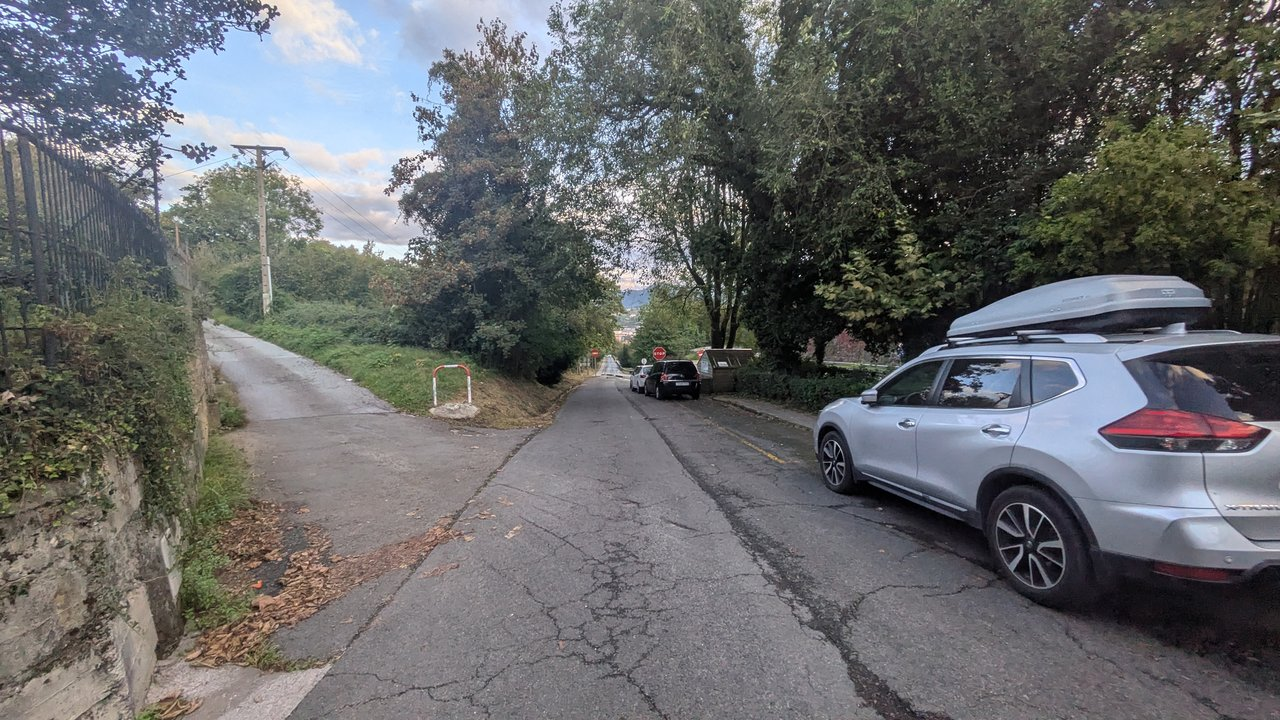
#> input picture docs/video/overlay/shots/photo.jpg, 1280 x 720 px, given in place of photo.png, which was not available
$ python -i erase_compare.py   (imports and definitions only)
#> lines starting #> are read from the running program, lines starting #| are printed output that depends on the picture; pictures that were not available may be replaced by others from this repository, and a replacement may not be noted
"""Side-by-side sheet of object removal: the photo, LaMa (bg_prepare.py background.png) and Qwen-Image-Edit
(erase_qwen.py background_qwen.png), one row per photo, the erase mask outlined on the photo. Any env with PIL:

    python experiments/scene3d/erase_compare.py --out data/scene3d_test/erase_compare \
        --dir data/scene3d_test/flow/home_office --dir data/street_test/flow/basque_street

Writes <out>/<name>.jpg per photo and <out>/sheet.jpg with every row.
"""
import argparse
import os

import numpy as np
from PIL import Image, ImageDraw

H = 420


def outlined(photo, mask):
    a = np.asarray(photo).copy()
    m = mask
    edge = m & ~(np.roll(m, 1, 0) & np.roll(m, -1, 0) & np.roll(m, 1, 1) & np.roll(m, -1, 1))
    for dy in (-1, 0, 1):
        for dx in (-1, 0, 1):
            a[np.roll(np.roll(edge, dy, 0), dx, 1)] = [255, 40, 200]
    return Image.fromarray(a)


def row(d):
#> called with d = '../../docs/video/overlay/shots/photo.jpg'
    photo = Image.open(os.path.join(d, 'photo.png')).convert('RGB')
#> photo is the input picture: PIL image 1280x720 RGB; mean R, G, B 103.1, 104.3, 105.4
    mask = np.asarray(Image.open(os.path.join(d, 'erased.png'))) > 0
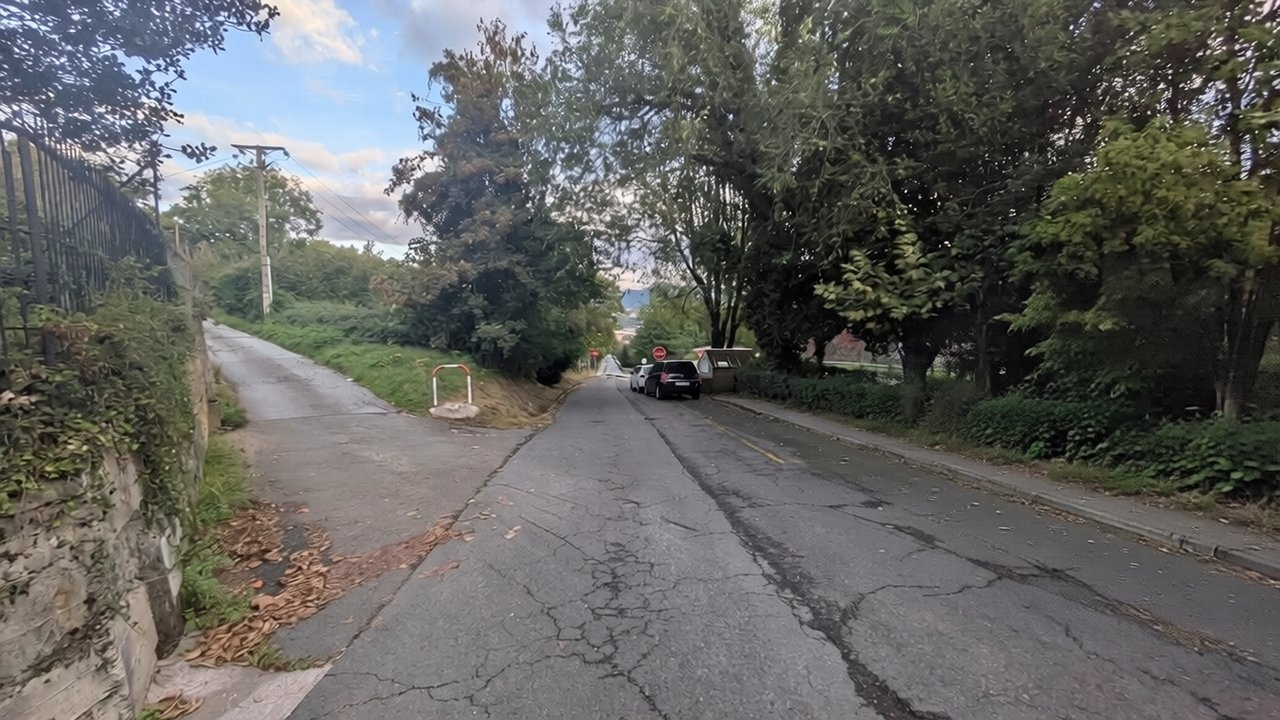
#> input picture docs/video/overlay/shots/erased.jpg, 1280 x 720 px, given in place of erased.png, which was not available
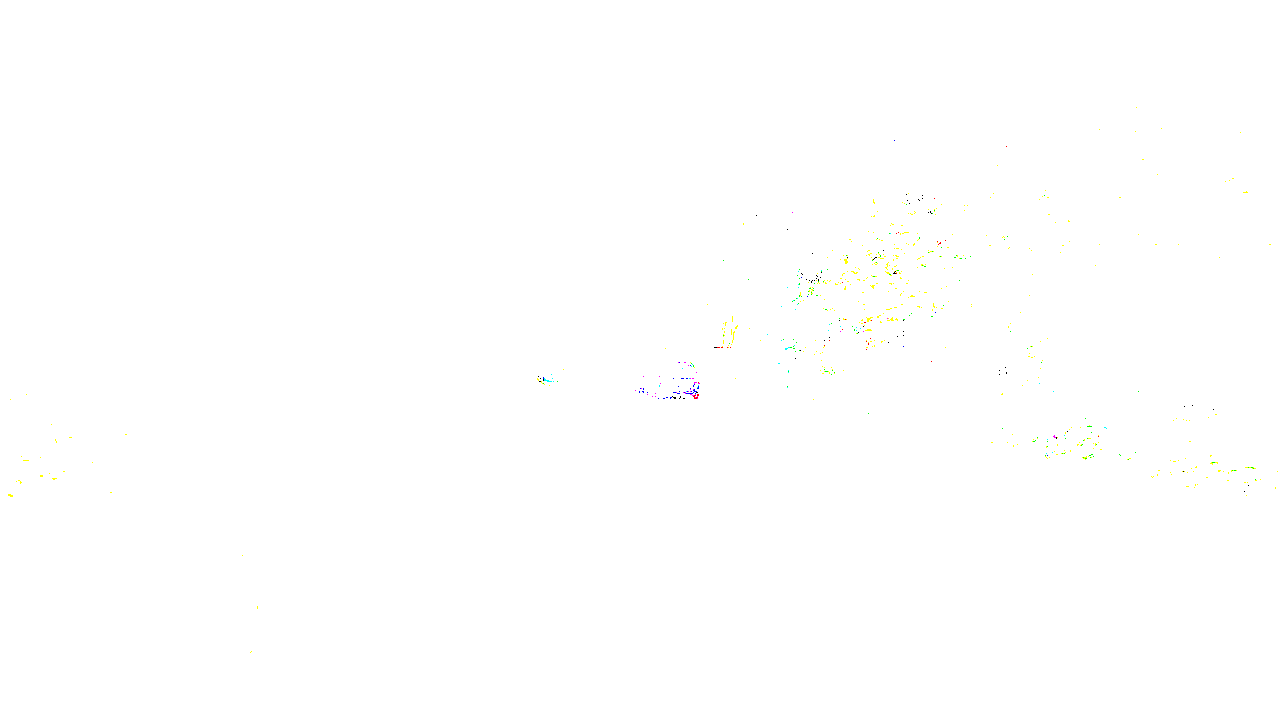
#> mask: shape (720, 1280, 3) bool; mean R, G, B 1, 1, 0.999
    tiles = [('original', outlined(photo, mask)),
             ('remover_actual (LaMa)', Image.open(os.path.join(d, 'background.png'))),
             ('qwen', Image.open(os.path.join(d, 'background_qwen.png')))]
#> in outlined, `edge = m & ~(np.roll(m, 1, 0) & np.roll(m, -1, 0) & np.roll(m, 1, 1) &..`:
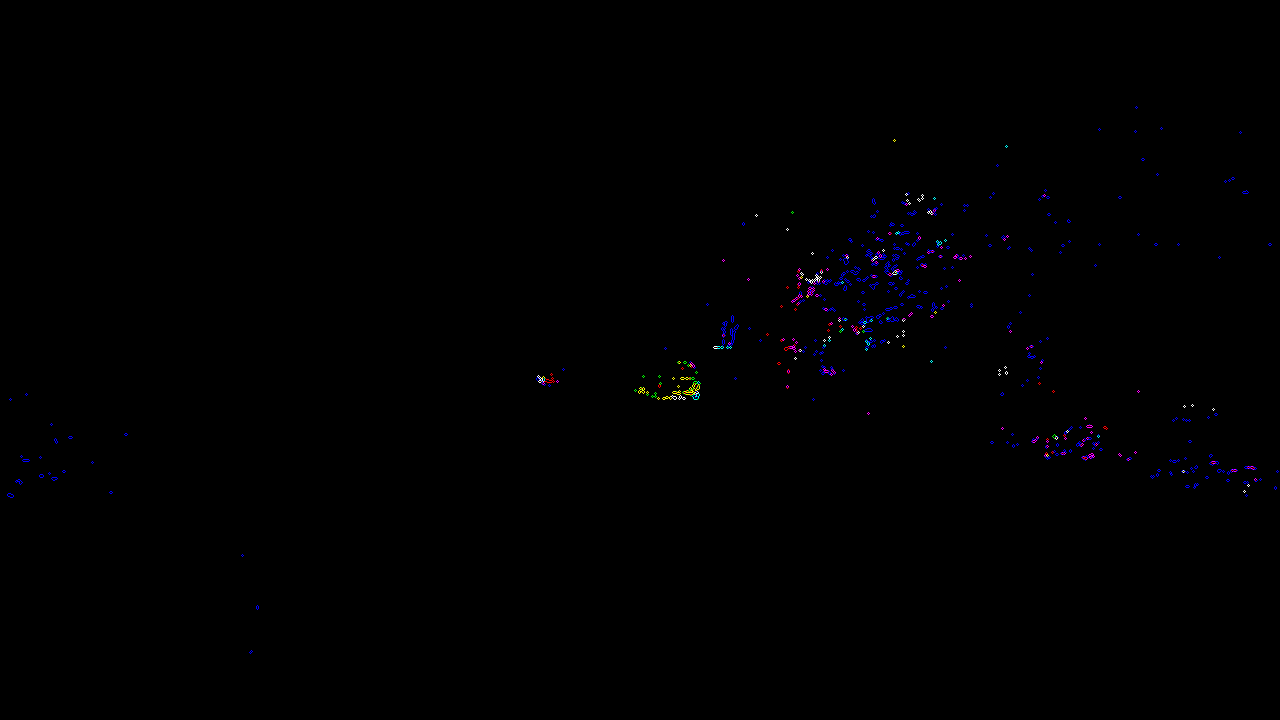
#> edge: shape (720, 1280, 3) bool; mean R, G, B 0.00126, 0.000748, 0.00327
    tiles = [(n, t.convert('RGB').resize((round(t.width * H / t.height), H))) for n, t in tiles]
    w = sum(t.width for _, t in tiles) + 8 * (len(tiles) - 1)
    out = Image.new('RGB', (w, H + 26), 'white')
    x = 0
    dr = ImageDraw.Draw(out)
    for n, t in tiles:
        out.paste(t, (x, 26))
        dr.text((x + 6, 6), f'{os.path.basename(d.rstrip("/"))}: {n}', fill=(0, 0, 0))
        x += t.width + 8
    return out


def main():
    ap = argparse.ArgumentParser()
    ap.add_argument('--dir', action='append', required=True)
    ap.add_argument('--out', required=True)
    args = ap.parse_args()
    os.makedirs(args.out, exist_ok=True)
    rows = []
    for d in args.dir:
        if not os.path.exists(os.path.join(d, 'background_qwen.png')):
            continue
        r = row(d)
        r.save(os.path.join(args.out, os.path.basename(d.rstrip('/')) + '.jpg'), quality=92)
        rows.append(r)
    sheet = Image.new('RGB', (max(r.width for r in rows), sum(r.height + 8 for r in rows)), 'white')
    y = 0
    for r in rows:
        sheet.paste(r, (0, y))
        y += r.height + 8
    sheet.save(os.path.join(args.out, 'sheet.jpg'), quality=90)


# [2 lines not run here, left out]

#> (the run stopped early here; a loop or call above may not have finished)
